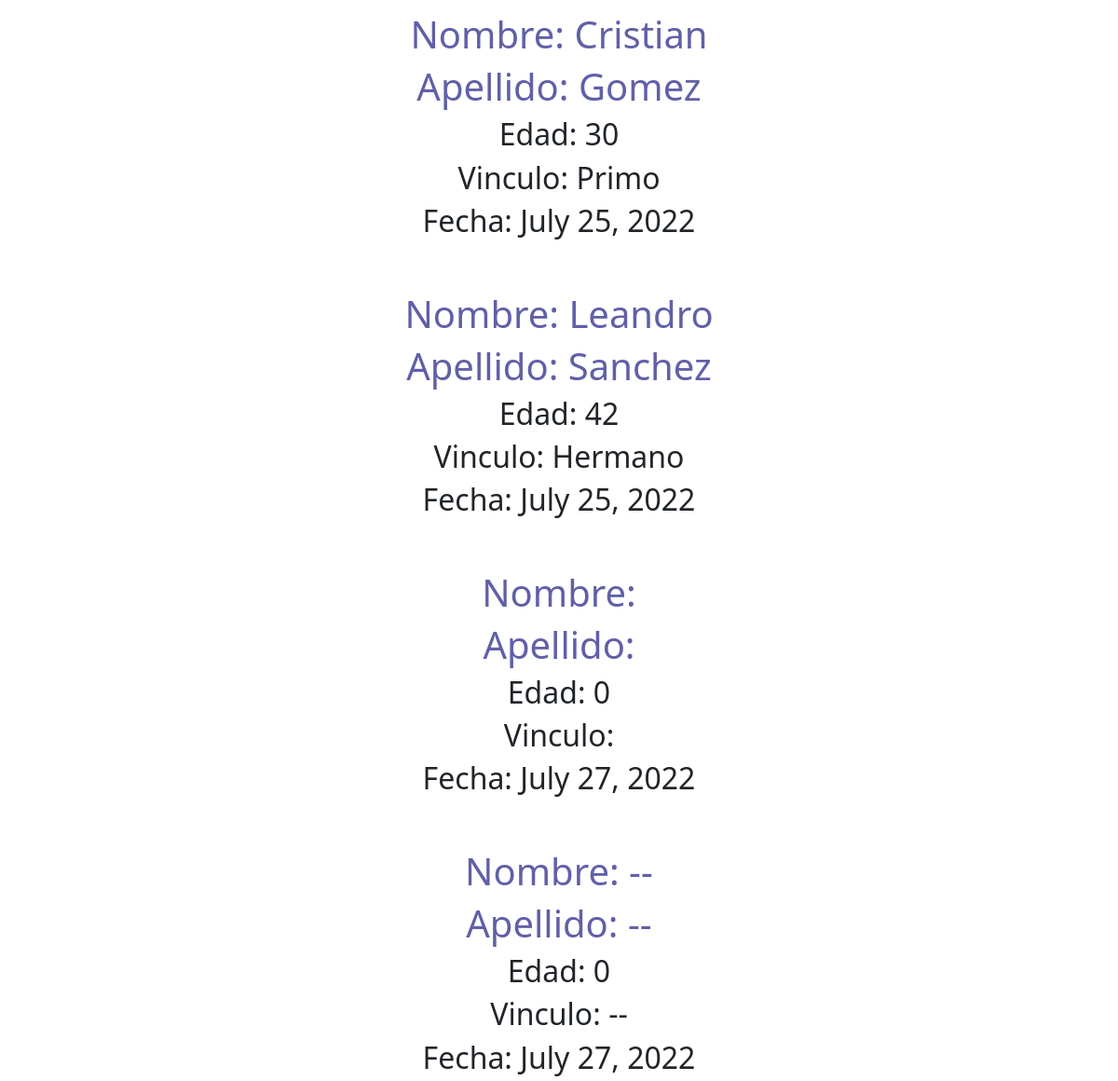
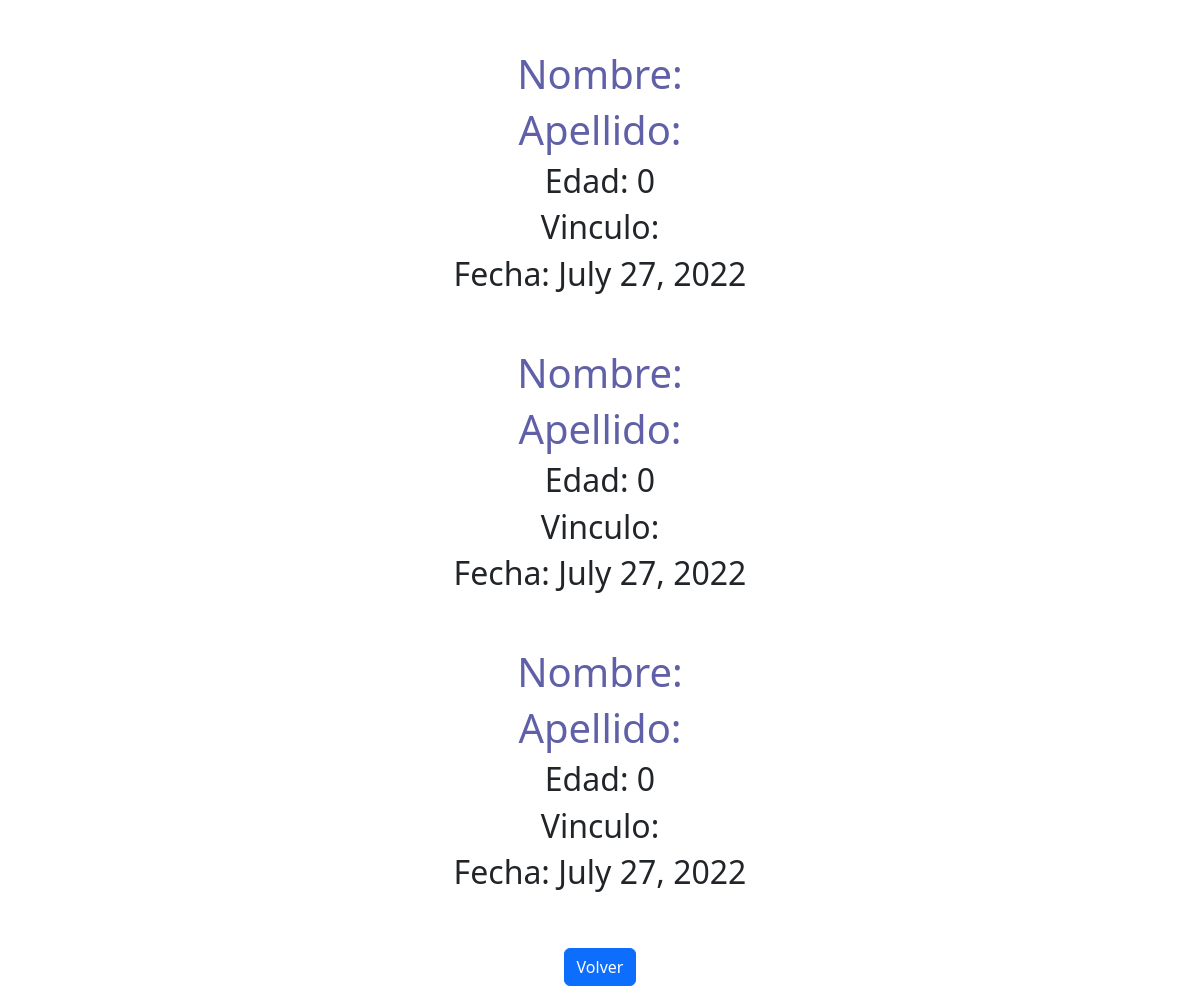
/lista/ (lower part), run on an earlier commit of the app's database (2 pictures, top to bottom).
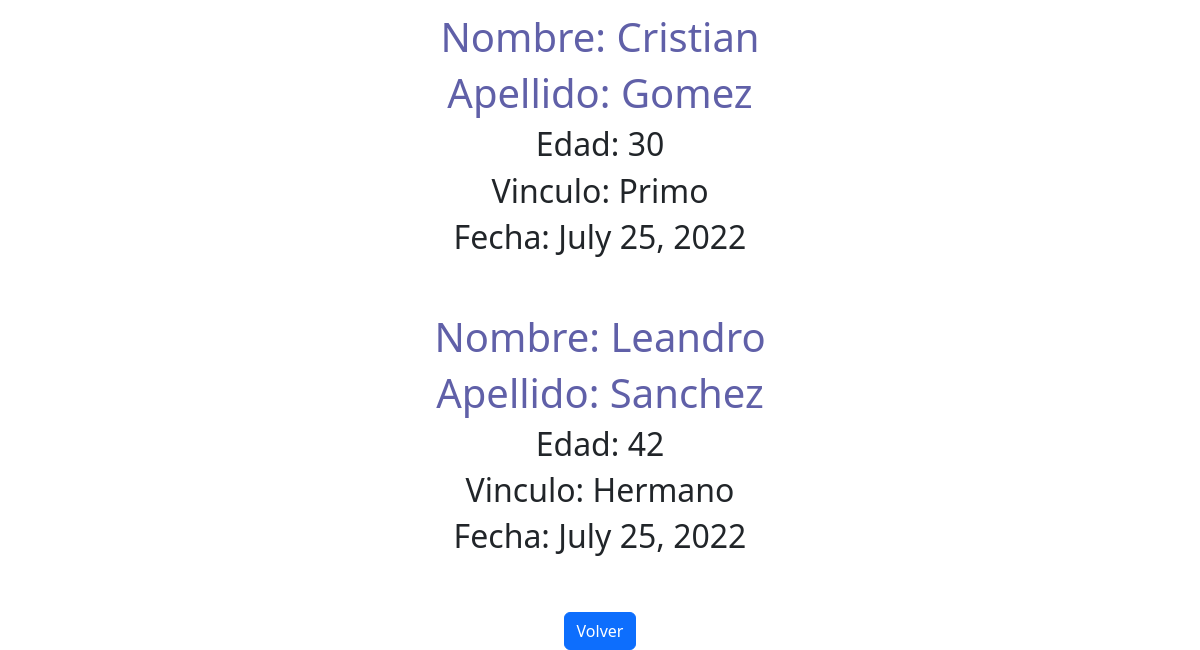
And on a later commit of the database.
### personas/models.py (models this page shows)
class Persona(models.Model):
    name = models.CharField(max_length=40)
    last_name= models.CharField(max_length=40)
    parent=models.CharField(max_length=40)
    ages= models.IntegerField()
    date = models.DateField(auto_now_add=True)

### personas/views.py (the view)
# urls.py: path('lista/', list_person, name= "listar_personas")
def list_person(resquest):
    persons=Persona.objects.all()
    context={"persons": persons}
    return  render(resquest,"list.html",context=context)

### templates/list.html (shortened to what this page needs)
<!DOCTYPE html>
<html lang="en">
<head>
    <link href="https://cdn.jsdelivr.net/npm/bootstrap@5.2.0/dist/css/bootstrap.min.css" rel="stylesheet">
</head>
<body style="text-align: center">
    {% for person in persons %}
    <h1 style= "color: rgb(96, 96, 168) ;">Nombre: {{person.name}}</h1>
    <h1 style= "color: rgb(96, 96, 168) ;">Apellido: {{person.last_name}}</h1>
    <h2>Edad: {{person.ages}}</h2>
    <h2>Vinculo: {{person.parent}}</h2>
    <h2>Fecha: {{person.date}}</h2>
    <br>
    <br>
    {% endfor %}
    <a  href="http://127.0.0.1:8000/bienvenido/" type="button" class="btn btn-primary">Volver</a>
</body>
</html>

What changed in the data, as far as the page shows it:
removed Persona: ages "0", date "July 27, 2022"
removed Persona: name "--", last_name "--", ages "0", parent "--", date "July 27, 2022"
removed Persona: ages "0", date "July 27, 2022"
removed Persona: ages "0", date "July 27, 2022"
removed Persona: ages "0", date "July 27, 2022"
